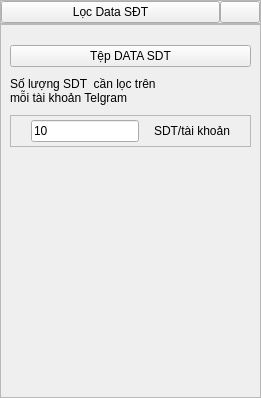
              <widget class="QWidget" name="pageFilterData">
               <layout class="QVBoxLayout" name="verticalLayout_11">
                <property name="spacing">
                 <number>0</number>
                </property>
                <property name="leftMargin">
                 <number>0</number>
                </property>
                <property name="topMargin">
                 <number>0</number>
                </property>
                <property name="rightMargin">
                 <number>0</number>
                </property>
                <property name="bottomMargin">
                 <number>0</number>
                </property>
                <item>
                 <widget class="QFrame" name="frame_2">
                  <property name="maximumSize">
                   <size>
                    <width>16777215</width>
                    <height>50</height>
                   </size>
                  </property>
                  <property name="frameShape">
                   <enum>QFrame::StyledPanel</enum>
                  </property>
                  <property name="frameShadow">
                   <enum>QFrame::Raised</enum>
                  </property>
                  <layout class="QHBoxLayout" name="horizontalLayout_24" stretch="10,1">
                   <property name="spacing">
                    <number>0</number>
                   </property>
                   <property name="leftMargin">
                    <number>0</number>
                   </property>
                   <property name="topMargin">
                    <number>0</number>
                   </property>
                   <property name="rightMargin">
                    <number>0</number>
                   </property>
                   <property name="bottomMargin">
                    <number>0</number>
                   </property>
                   <item>
                    <widget class="QPushButton" name="btnFilterDataToggle">
                     <property name="text">
                      <string>Lọc Data SĐT</string>
                     </property>
                     <property name="icon">
                      <iconset resource="src.qrc">
                       <normaloff>:/images/icons/sidebar/icons8-phone-50.png</normaloff>:/images/icons/sidebar/icons8-phone-50.png</iconset>
                     </property>
                     <property name="iconSize">
                      <size>
                       <width>30</width>
                       <height>30</height>
                      </size>
                     </property>
                    </widget>
                   </item>
                   <item>
                    <widget class="QPushButton" name="btnFilterDataToggleDropdown">
                     <property name="text">
                      <string/>
                     </property>
                     <property name="icon">
                      <iconset resource="src.qrc">
                       <normaloff>:/images/icons/sidebar/icons8-expand-arrow-50.png</normaloff>:/images/icons/sidebar/icons8-expand-arrow-50.png</iconset>
                     </property>
                     <property name="iconSize">
                      <size>
                       <width>30</width>
                       <height>30</height>
                      </size>
                     </property>
                    </widget>
                   </item>
                  </layout>
                 </widget>
                </item>
                <item>
                 <widget class="QFrame" name="frame_11">
                  <property name="frameShape">
                   <enum>QFrame::StyledPanel</enum>
                  </property>
                  <property name="frameShadow">
                   <enum>QFrame::Raised</enum>
                  </property>
                  <layout class="QVBoxLayout" name="verticalLayout_13">
                   <property name="spacing">
                    <number>10</number>
                   </property>
                   <property name="topMargin">
                    <number>20</number>
                   </property>
                   <property name="bottomMargin">
                    <number>250</number>
                   </property>
                   <item>
                    <widget class="QPushButton" name="btnFileDataSDT">
                     <property name="text">
                      <string>Tệp DATA SDT</string>
                     </property>
                    </widget>
                   </item>
                   <item>
                    <widget class="QLabel" name="lbQuantityPhoneNumberNeedFilter">
                     <property name="maximumSize">
                      <size>
                       <width>16777215</width>
                       <height>50</height>
                      </size>
                     </property>
                     <property name="text">
                      <string>Số lượng SDT  cần lọc trên  mỗi tài khoản Telgram</string>
                     </property>
                     <property name="wordWrap">
                      <bool>true</bool>
                     </property>
                    </widget>
                   </item>
                   <item>
                    <widget class="QFrame" name="frame_15">
                     <property name="maximumSize">
                      <size>
                       <width>16777215</width>
                       <height>40</height>
                      </size>
                     </property>
                     <property name="frameShape">
                      <enum>QFrame::StyledPanel</enum>
                     </property>
                     <property name="frameShadow">
                      <enum>QFrame::Raised</enum>
                     </property>
                     <layout class="QHBoxLayout" name="horizontalLayout_15">
                      <property name="spacing">
                       <number>15</number>
                      </property>
                      <property name="leftMargin">
                       <number>20</number>
                      </property>
                      <property name="topMargin">
                       <number>4</number>
                      </property>
                      <property name="rightMargin">
                       <number>20</number>
                      </property>
                      <property name="bottomMargin">
                       <number>4</number>
                      </property>
                      <item>
                       <widget class="QLineEdit" name="txtFilterDatSDTAccount">
                        <property name="text">
                         <string>10</string>
                        </property>
                       </widget>
                      </item>
                      <item>
                       <widget class="QLabel" name="lbPhoneAccount">
                        <property name="text">
                         <string>SDT/tài khoản</string>
                        </property>
                       </widget>
                      </item>
                     </layout>
                    </widget>
                   </item>
                  </layout>
                 </widget>
                </item>
               </layout>
              </widget>
